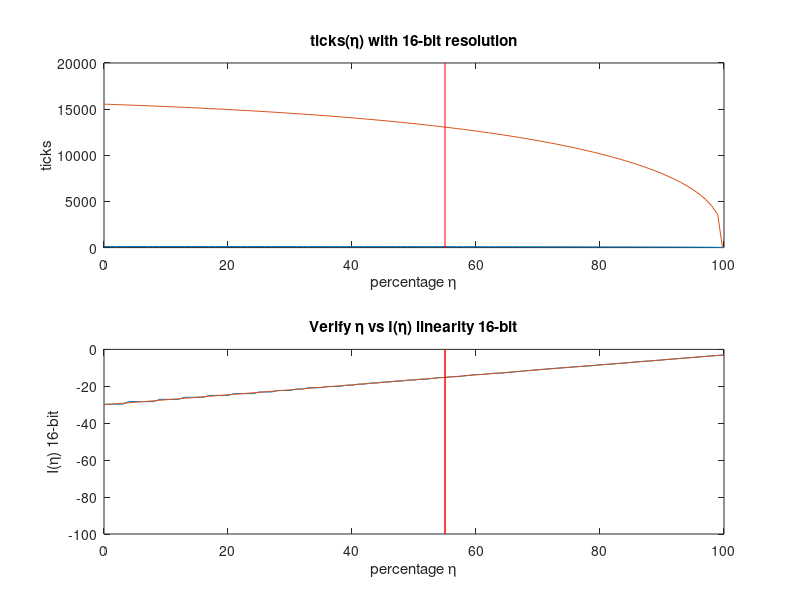

Write the MATLAB code that produced this figure.
%% Clock
Clk = 16e6;
dT = 1/Clk; %625 ns
disp(['dt = ',num2str(dT*1e9), ' ns'])

halfCycle = 1/120; % 8.3 ms, the period of a 60 Hz half cycle

%% Timer 1
% 16-bit timer 
% 
disp('***TIMER1***')
T1prescale = 1024;

T1max = 2^16*T1prescale/Clk;
disp(['T1max = ',num2str(T1max*1e3), ' ms'])

dtT1 = T1prescale/Clk;
disp(['dtT1 = ',num2str(dtT1*1e6), ' us'])

disp(['Largest Count Value = ',num2str(floor(halfCycle/dtT1))])


%% Timer 2
% 8-bit timer 
% 

disp('***TIMER2***')
T2prescale = 1024;

T2max = 2^8*T2prescale/Clk; 
disp(['T2max = ',num2str(T2max*1e3), ' ms'])

dtT2 = T2prescale/Clk;
disp(['dtT2 = ',num2str(dtT2*1e6), ' us'])

disp(['Largest Count Value = ',num2str(floor(halfCycle/dtT2))])

%% Power delivered to bulb

td = linspace(0,8.3e-3);
f0 = 60

Pa = 1/2 - td*f0 + sin(4*pi*f0*td)/(4*pi);

plot(td*1e3, Pa)
xlabel('t_d [ms]')
ylabel('normalized average P')
title('Power Delivered to Bulb vs t_d')

%% Log Power

I = 10*log10(Pa);

plot(td*1e3, I)
xlabel('t_d [ms]')
ylabel('normalized average I [dB]')
title('Power Delivered to Bulb vs t_d')

%%%% Purpose
% 5/3/2018
%
% Need to make sure I can control the light using input percentage of 
% power in such a way that increasing percentage increases the brightness
% of the bulb linearly
% 

%% Power delivered to bulb
% This is the power delivered to the bulb vs the delay time t_d
f0 = 60;
Td2 = 1/f0/2;
close all
td = linspace(0,8.33e-3);


% Equation of average power delivered vs delay time
Pa = 1/2 - td*f0 + sin(4*pi*f0*td)/(4*pi);

subplot(211)
plot(td*1e3, Pa)
xlabel('t_d [ms]')
ylabel('Pa')
title('Average Power Delivered to Bulb vs t_d')
subplot(212)
I = 10*log10(Pa);
plot(td*1e3, I)
xlabel('t_d [ms]')
ylabel(' I(t_d) [dB]')
title('Power Delivered to Bulb vs t_d')


%% Solve for td(eta) so we know how to linearly increase Intensity
close all
minV = -30;
maxV = -3;
FF = @(td, eta) sin(4*pi*f0*td)/(4*pi) - f0*td + 1/2 - 10^(((maxV-minV)*(eta/100) + minV)/10);
eta = 0:100;
tdvec = zeros(1,length(eta));
for n = 1:length(eta)
    tdvec(n) = fzero(@(td) FF(td, eta(n)), 1);
end

subplot(211)
plot(eta, tdvec*1e3)
title('td(\eta)')
ylabel('t_d [ms]')
xlabel('percentage \eta')
subplot(212)
Iv = 10*log10(1/2 - tdvec*f0 + sin(4*pi*f0*tdvec)/(4*pi));
plot(eta, Iv)
title('Verify \eta vs I(\eta) linearity')
ylabel('I(\eta)')
xlabel('percentage \eta')

%% Display the map of eta vs time delay in ms
disp(tdvec*1e6)

%% Resolution 8-bit
% Because I am using 2 8-bit timers I only have 130 different values for
% t_d
%
% I don't know how low in brightness I can go before the light looks almost
% off, once I figure that out I can determine whether 8 bits is good enough
% for this project.
MinDimLocation = 55;

close all
dt = 1/(16e6/1024); % 640 us
Tmx = 2^8*dt; % max time 16.4 ms
maxVal = floor(2^8*Td2/Tmx); % This is 130 in this case
vals = round(tdvec/Td2*maxVal);
subplot(211)
plot(eta, vals)
title('ticks(\eta) with 8-bit resolution')
ylabel('ticks')
xlabel('percentage \eta')
hold on
plot([MinDimLocation MinDimLocation], [0 150], 'r')
ylim([0 150])
subplot(212)

tdvec8bit = vals*Td2/maxVal
Iv = 10*log10(1/2 - tdvec8bit*f0 + sin(4*pi*f0*tdvec8bit)/(4*pi));
plot(eta, Iv)
title('Verify \eta vs I(\eta) linearity 8-bit')
ylabel('I(\eta) 8-bit')
xlabel('percentage \eta')
ylim([-100 0])
xlim([0 100])
hold on
plot([MinDimLocation MinDimLocation], [-100 0], 'r')
ylim([-100 0])
disp(round(tdvec/Td2*maxVal))
csvwrite('table8bit.csv', vals);

%% Resolution 16-bit
% If I use a 16-bit timer
% t_d



close all
dt = 1/(16e6/8); % 500 ns
Tmx = 2^16*dt; % max time 32.7 ms
maxVal = floor(2^16*Td2/Tmx); % This is 130 in this case
vals = round(tdvec/Td2*maxVal);
subplot(211)
plot(eta, vals)
title('ticks(\eta) with 16-bit resolution')
ylabel('ticks')
xlabel('percentage \eta')
hold on
plot([MinDimLocation MinDimLocation], [0 2*10^4], 'r')
ylim([0 2*10^4])
subplot(212)

tdvec16bit = vals*Td2/maxVal;
Iv = 10*log10(1/2 - tdvec16bit*f0 + sin(4*pi*f0*tdvec16bit)/(4*pi));
plot(eta, Iv)
title('Verify \eta vs I(\eta) linearity 16-bit')
ylabel('I(\eta) 16-bit')
xlabel('percentage \eta')
ylim([-100 0])
hold on
plot([MinDimLocation MinDimLocation], [-100 0], 'r')
ylim([-100 0])
disp(round(tdvec/Td2*maxVal))
csvwrite('table16bit.csv', vals); 








